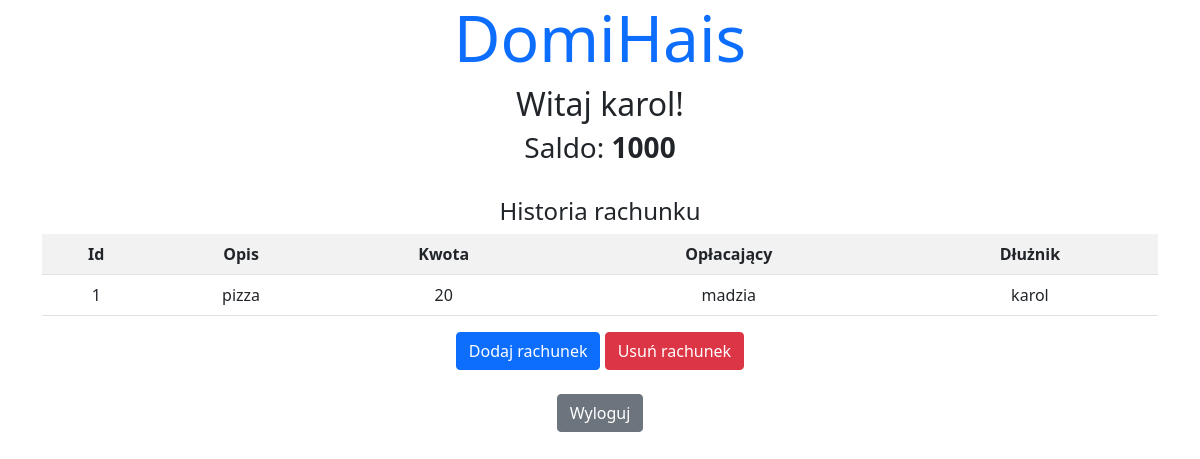
The app's page /budzet.php (signed in) with its own data.
### tables this page shows
CREATE TABLE `rachunki` (
  `id_rachunku` int(11) NOT NULL,
  `opis_rachunku` text NOT NULL,
  `kwota_rachunku` float NOT NULL,
  `nazwa_placacego` text NOT NULL,
  `nazwa_dluznika` text NOT NULL
);

### _historia.php (the view, shortened to what this page needs)
<?php
    require_once "_connect.php";
    $połaczenie=mysqli_connect($host,$db_user,$db_password,$db_name);
    $login=$_SESSION['nazwa_uzytkownika'];
    $sql="SELECT * FROM rachunki WHERE nazwa_placacego='$login' OR nazwa_dluznika='$login'";
    $rezultat=$połaczenie->query($sql);
    if($rezultat->num_rows>0){
        echo "<table class='table table-striped'><tr>
        <th>Id</th>
        <th>Opis</th>
        <th>Kwota</th>
        <th>Opłacający</th>
        <th>Dłużnik</th>
        </tr>";
        while($wiersz=$rezultat->fetch_assoc()){
            echo "<tr>
            <td>{$wiersz['id_rachunku']}</td>
            <td>{$wiersz['opis_rachunku']}</td>
            <td>{$wiersz['kwota_rachunku']}</td>
            <td>{$wiersz['nazwa_placacego']}</td>
            <td>{$wiersz['nazwa_dluznika']}</td>
            </tr>";
        };
        echo "</table>";
    }else{
        echo "Brak wyników";
    }
?>

### records on screen
rachunki: id_rachunku "1", opis_rachunku "pizza", kwota_rachunku "20", nazwa_placacego "madzia", nazwa_dluznika "karol"

### other values on screen
$_SESSION['nazwa_uzytkownika'] "karol"
$_SESSION['saldo_uzytkownika'] "1000"
